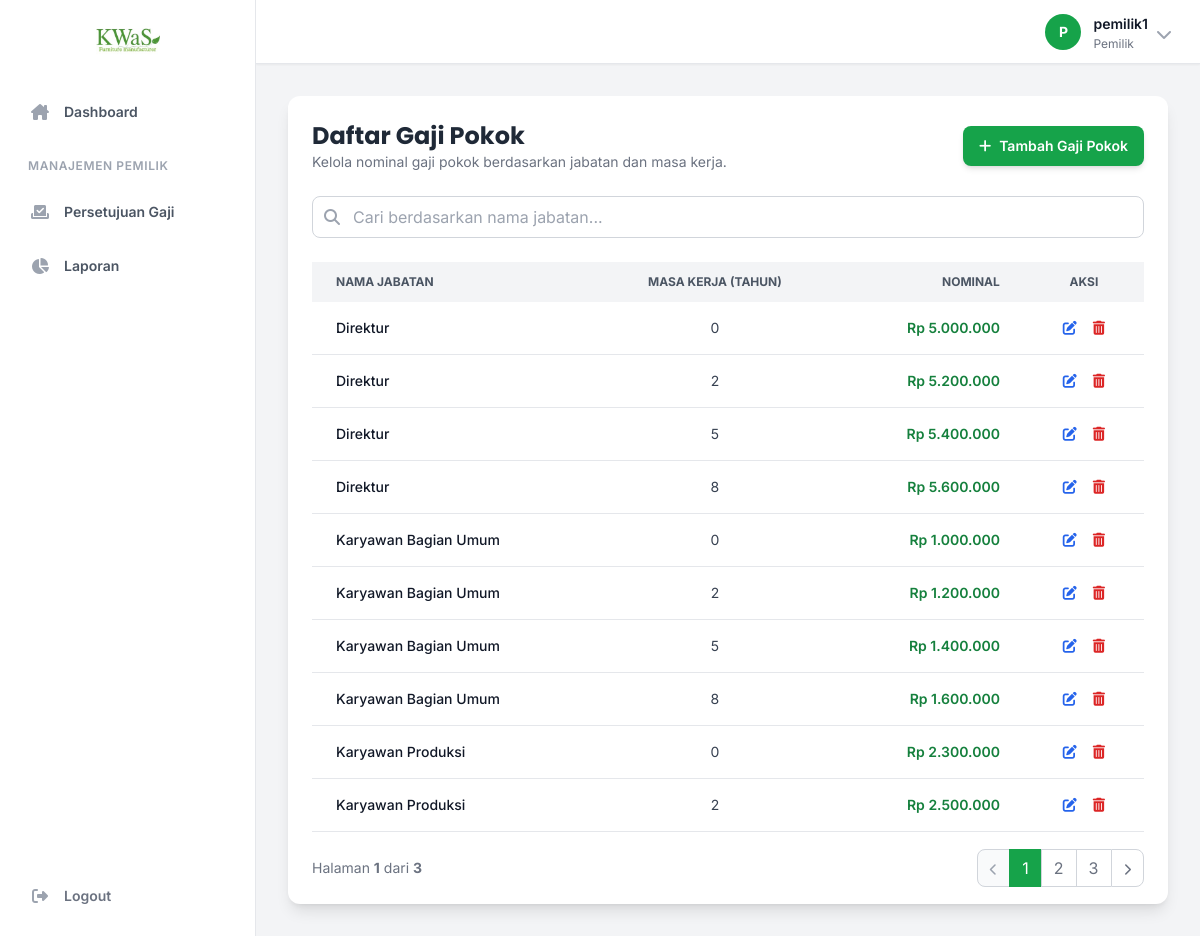
The page /pages/salary.php (signed in) on the database its author committed.
### tables this page shows
CREATE TABLE GAJI_POKOK (
    Id_Gapok INT AUTO_INCREMENT PRIMARY KEY,
    Id_Jabatan VARCHAR(15),
    Masa_Kerja INT,  
    Nominal DECIMAL(12,2),
    FOREIGN KEY (Id_Jabatan) REFERENCES JABATAN(Id_Jabatan) ON DELETE CASCADE
);

CREATE TABLE JABATAN (
    Id_Jabatan VARCHAR(15) PRIMARY KEY,
    Nama_Jabatan VARCHAR(50) NOT NULL,
    Pendidikan VARCHAR(20)
);

### pages/salary.php (the view, shortened to what this page needs)
<?php
require_once __DIR__ . '/../includes/functions.php';
$action = $_GET['action'] ?? 'list';
$page = isset($_GET['page']) ? (int)$_GET['page'] : 1;
$search_jabatan = $_GET['search_jabatan'] ?? '';
$records_per_page = 10;
$offset = ($page - 1) * $records_per_page;
require_once __DIR__ . '/../includes/header.php';
?>
<?php if ($action === 'list'): ?>
<div class="bg-white p-6 rounded-xl shadow-lg">
    <div class="flex flex-col sm:flex-row justify-between items-start sm:items-center mb-6 gap-4">
        <div>
            <h2 class="text-2xl font-bold text-gray-800 font-poppins">Daftar Gaji Pokok</h2>
            <p class="text-gray-500 text-sm">Kelola nominal gaji pokok berdasarkan jabatan dan masa kerja.</p>
        </div>
        <a href="salary.php?action=add" class="w-full sm:w-auto bg-green-600 text-white px-4 py-2.5 rounded-lg hover:bg-green-700 text-sm font-semibold shadow-md hover:shadow-lg transition-all flex items-center justify-center">
            <i class="fa-solid fa-plus mr-2"></i>Tambah Gaji Pokok
        </a>
    </div>
    <form method="get" action="salary.php" class="mb-6">
        <div class="relative">
            <input type="text" name="search_jabatan" value="<?= e($search_jabatan) ?>" placeholder="Cari berdasarkan nama jabatan..." class="w-full pl-10 pr-4 py-2 border border-gray-300 rounded-lg focus:outline-none focus:ring-2 focus:ring-green-500">
            <div class="absolute inset-y-0 left-0 pl-3 flex items-center pointer-events-none">
            </div>
        </div>
    </form>
    <div class="overflow-x-auto">
        <table class="w-full text-sm text-left text-gray-700">
            <thead class="text-xs uppercase bg-gray-100 text-gray-600">
                <tr>
                    <th class="px-6 py-3">Nama Jabatan</th>
                    <th class="px-6 py-3 text-center">Masa Kerja (Tahun)</th>
                    <th class="px-6 py-3 text-right">Nominal</th>
                    <th class="px-6 py-3 text-center">Aksi</th>
                </tr>
            </thead>
            <tbody>
                <?php
                $count_sql = "SELECT COUNT(gp.Id_Gapok) as total FROM GAJI_POKOK gp JOIN JABATAN j ON gp.Id_Jabatan = j.Id_Jabatan WHERE j.Nama_Jabatan LIKE ?";
                $stmt_count = $conn->prepare($count_sql);
                $search_param = "%" . $search_jabatan . "%";
                $stmt_count->bind_param("s", $search_param);
                $stmt_count->execute();
                $total_records = $stmt_count->get_result()->fetch_assoc()['total'];
                $total_pages = ceil($total_records / $records_per_page);
                $sql = "SELECT gp.*, j.Nama_Jabatan FROM GAJI_POKOK gp JOIN JABATAN j ON gp.Id_Jabatan = j.Id_Jabatan WHERE j.Nama_Jabatan LIKE ? ORDER BY j.Nama_Jabatan, gp.Masa_Kerja ASC LIMIT ? OFFSET ?";
                $stmt = $conn->prepare($sql);
                $stmt->bind_param("sii", $search_param, $records_per_page, $offset);
                $stmt->execute();
                $result = $stmt->get_result();
                if($result->num_rows > 0) {
                    while ($row = $result->fetch_assoc()): ?>
                    <tr class="bg-white border-b hover:bg-gray-50 transition-colors">
                        <td class="px-6 py-4 font-medium text-gray-900"><?= e($row['Nama_Jabatan']) ?></td>
                        <td class="px-6 py-4 text-center"><?= e($row['Masa_Kerja']) ?></td>
                        <td class="px-6 py-4 text-right font-semibold text-green-700">Rp <?= number_format($row['Nominal'] ?? 0, 0, ',', '.') ?></td>
                        <td class="px-6 py-4 text-center">
                            <div class="flex items-center justify-center gap-4">
                                <a href="salary.php?action=edit&id=<?= e($row['Id_Gapok']) ?>" class="text-blue-600 hover:text-blue-800" title="Edit"><i class="fa-solid fa-pen-to-square"></i></a>
                                <a href="salary.php?action=delete&id=<?= e($row['Id_Gapok']) ?>&token=<?= e($_SESSION['csrf_token']) ?>" class="text-red-600 hover:text-red-800" onclick="return confirm('Yakin ingin menghapus data ini?')" title="Hapus"><i class="fa-solid fa-trash-alt"></i></a>
                            </div>
                        </td>
                    </tr>
                    <?php endwhile;
                } else {
                    echo '<tr><td colspan="4" class="text-center py-5 text-gray-500">Tidak ada data ditemukan.</td></tr>';
                }
                ?>
            </tbody>
        </table>
    </div>
    <?php echo generate_pagination_links($page, $total_pages, 'salary.php', ['search_jabatan' => $search_jabatan]); ?>
</div>
<?php endif; ?>
<?php
require_once __DIR__ . '/../includes/footer.php';
?>

### includes/header.php (style rules this page uses)
body { font-family: 'Inter', sans-serif; }
.font-poppins { font-family: 'Poppins', sans-serif; }

### rows shown on the page
gaji_pokok: Id_Jabatan.Nama_Jabatan "Direktur", Masa_Kerja "0", Nominal "5.000.000"
gaji_pokok: Id_Jabatan.Nama_Jabatan "Direktur", Masa_Kerja "2", Nominal "5.200.000"
gaji_pokok: Id_Jabatan.Nama_Jabatan "Direktur", Masa_Kerja "5", Nominal "5.400.000"
gaji_pokok: Id_Jabatan.Nama_Jabatan "Direktur", Masa_Kerja "8", Nominal "5.600.000"
gaji_pokok: Id_Jabatan.Nama_Jabatan "Karyawan Bagian Umum", Masa_Kerja "0", Nominal "1.000.000"
gaji_pokok: Id_Jabatan.Nama_Jabatan "Karyawan Bagian Umum", Masa_Kerja "2", Nominal "1.200.000"
gaji_pokok: Id_Jabatan.Nama_Jabatan "Karyawan Bagian Umum", Masa_Kerja "5", Nominal "1.400.000"
gaji_pokok: Id_Jabatan.Nama_Jabatan "Karyawan Bagian Umum", Masa_Kerja "8", Nominal "1.600.000"
gaji_pokok: Id_Jabatan.Nama_Jabatan "Karyawan Produksi", Masa_Kerja "0", Nominal "2.300.000"
gaji_pokok: Id_Jabatan.Nama_Jabatan "Karyawan Produksi", Masa_Kerja "2", Nominal "2.500.000"

### other values the page prints
$item['name'] "Dashboard"
$item['group'] "MANAJEMEN PEMILIK"
$item['name'] "Persetujuan Gaji"
$item['name'] "Laporan"
substr($current_user_name, 0, 1) "P"
$current_user_name "pemilik1"
$current_user_level "Pemilik"
$current_page "1"
$total_pages "3"
$page_num "2"
$page_num "3"
